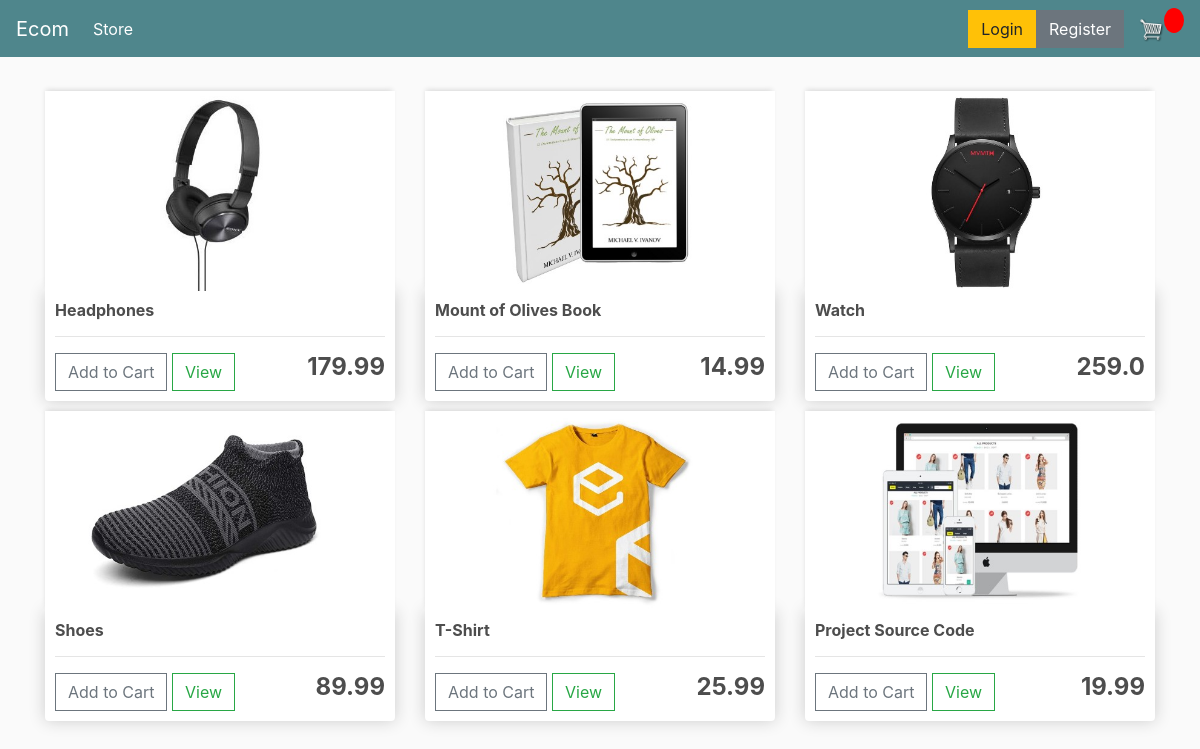
/store/, run on the app's committed database.
### store/models.py (models this page shows, shortened)
class Product(models.Model):
    name = models.CharField(max_length=200)
    price = models.FloatField()
    digital = models.BooleanField(default=False, null=True, blank=True)
    image = models.ImageField(null=True, blank=True)
    @property
    def imageURL(self):
        try:
            url = self.image.url
        except:
            url = ''
        return url

### store/views.py (the view)
# urls.py: path('', include('store.urls')),
def store(request):
	products = Product.objects.all()
	return render(request, 'store/store.html', {'products':products})

### store/templates/store/store.html
{% extends 'store/base.html' %}
{% load static %}
{% block content %}
	<div class="row">
        {% for product in products %}
		<div class="col-lg-4">
            <img class="thumbnail" src="{{product.imageURL}}">
			<div class="box-element product">
				<h6><strong>{{product.name}}</strong></h6>
				<hr>
				<a class="btn btn-outline-secondary" href="{% url 'add_to_cart' product.id %}">Add to Cart</a>
				<a class="btn btn-outline-success" href="{% url 'product_detail' product.id %}">View</a>
				<h4 style="display: inline-block; float: right"><strong>{{product.price}}</strong></h4>
			</div>
		</div>
        {% endfor %}
	</div>
{% endblock content %}

### store/templates/store/base.html (shortened to what this page needs)
<!DOCTYPE html>
{% load static %}
<html>
<head>
	<link rel="stylesheet" href="https://stackpath.bootstrapcdn.com/bootstrap/4.4.1/css/bootstrap.min.css">
	<link rel="stylesheet" type="text/css" href="{% static 'css/base.css' %}">
</head>
<body>
	<nav class="navbar navbar-expand-lg navbar-dark bg-dark">
	  <a class="navbar-brand" href="{% url 'store' %}">Ecom</a>
	  <div class="collapse navbar-collapse" id="navbarSupportedContent">
	    <ul class="navbar-nav mr-auto">
	      <li class="nav-item active">
	        <a class="nav-link" href="{% url 'store' %}">Store <span class="sr-only">(current)</span></a>
	      </li>
	    </ul>
	    <div class="form-inline my-2 my-lg-0">
			 {% if user.is_authenticated %}
				<a href="{% url 'store' %}" class="btn btn-warning">Welcome, {{ user.username }}!</a>
				<a href="{% url 'logout' %}" class="btn btn-danger">Logout</a>
			{% else %}
				<a href="{% url 'login' %}" class="btn btn-warning">Login</a>
				<a href="{% url 'register' %}" class="btn btn-secondary">Register</a>
			{% endif %}
	     	<a href="{% url 'cart' %}">
	    		<img  id="cart-icon" src="{% static 'images/cart.png' %}">
	    	</a>
	    	<p id="cart-total">{{cartItems}}</p>
	    </div>
	  </div>
	</nav>
     <div class="container">
            <br>
            {% block content %}
            {% endblock content %}
         </div>
</body>
</html>

### static/css/base.css (style rules this page uses)
body { background-color: hsl(0, 0%, 98%); }
h1,h2,h3,h4,h5,h6 { color:hsl(0, 0%, 30%); }
.box-element { box-shadow:hsl(0, 0%, 80%) 0 0 16px; background-color: #fff; border-radius: 4px; padding: 10px; }
.thumbnail { width: 100%; height: 200px; -webkit-box-shadow: -1px -3px 5px -2px rgba(214,214,214,1); -moz-box-shadow: -1px -3px 5px -2px rgba(214,214,214,1); box-shadow: -1px -3px 5px -2px rgba(214,214,214,1); }
.product { border-radius: 0 0 4px 4px; }
.bg-dark { background-color: #4f868c!important; }
#cart-icon { width:25px; display: inline-block; margin-left: 15px; }
#cart-total { display: block; text-align: center; color:#fff; background-color: red; width: 20px; height: 25px; border-radius: 50%; font-size: 14px; }
.col-lg-4, .col-lg-6, .col-lg-8, .col-lg-12 { margin-top: 10px; }
.btn { border-radius: 0; }

### data on the page
Product: imageURL (picture), name "Headphones", price "179.99"
Product: imageURL (picture), name "Mount of Olives Book", price "14.99"
Product: imageURL (picture), name "Watch", price "259.0"
Product: imageURL (picture), name "Shoes", price "89.99"
Product: imageURL (picture), name "T-Shirt", price "25.99"
Product: imageURL (picture), name "Project Source Code", price "19.99"
